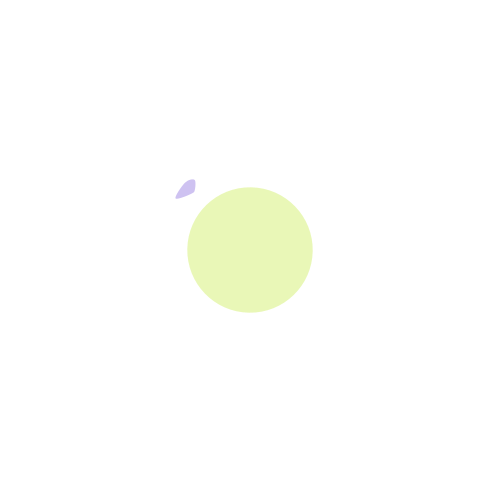
Frame 1 (no input)
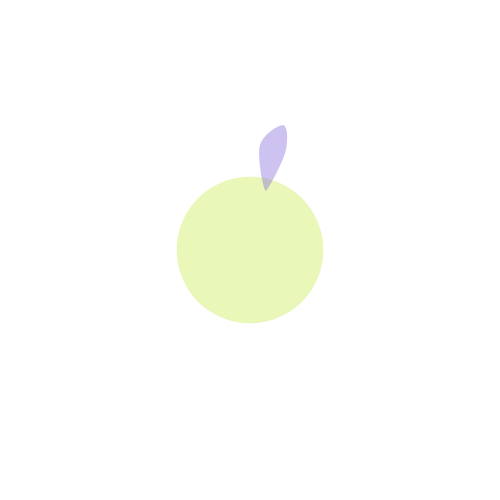
Frame 60 (the mouse pressed at the canvas centre just before this capture)
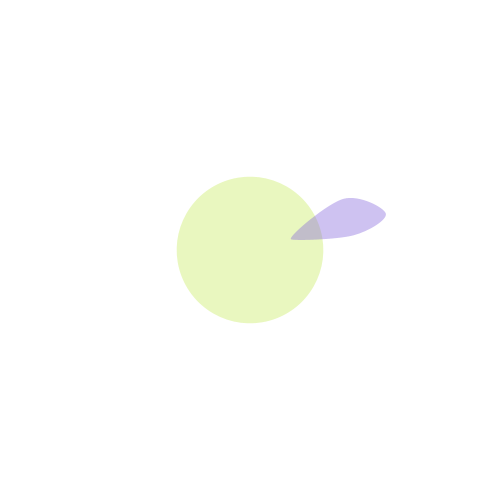
Frame 120 (the mouse held since frame 60 and released just before this capture)

The Processing sketch that drew these frames (run headless with seeded random() and noise(); from frame 60 on, the mouse is pressed at the canvas centre):

// Processing sketch: A_basic_motion
// ── A_basic_motion.pde
// set the default size of our circle
float circleSize = 100;

void setup() {
  size(500, 500);
  smooth();
}

void draw() {
  background(255);
  
  // use our function to draw the organism
  // in the middle of the screen
  drawOrganism(width/2, height/2);
}

/**
 * drawOrganism function
 * draws the organism on the screen based
 * on given x and y coordinates
 */
void drawOrganism(float x, float y) {

  // convert frame count from
  // degrees to radians
  float angle = radians(frameCount);
  
  // get the sin of the angle in radians
  float scale = sin(angle);
  
  // map the scale to a more useful range
  // https://processing.org/reference/map_.html
  scale = map(scale, -1, 1, 1, 1.5);
  
  // set a variable to be 1/100th of frameCount
  float f = frameCount*.01;
  
  
  // translate based on the given x and y coords
  translate(x, y);
  // scale based on the scale value
  scale(scale);
  // now rotate based on the frameCount
  rotate(angle);
  
  // set style settings
  noStroke();
  fill(200, 234, noise(f, x, y)*189, 100);
  
  // draw main circle
  ellipse(0, 0, circleSize, circleSize);
  
  // offset 50 px on both axis 
  translate(-50, -50);
  
  // change fill
  fill(129, 100, 220, 100);
  
  // draw random curve shape
  beginShape();
    // start at 0, 0
    curveVertex(0, 0);
    
    // use noise function to generate coordinates
    // https://processing.org/reference/noise_.html
    curveVertex(noise(x, f)*50, noise(y, f)*50);
    curveVertex(-noise(f, x)*40, noise(f, y)*40);
    curveVertex(-noise(y, f)*30, -noise(x, f)*30);
    curveVertex(noise(f, y)*20, -noise(f, x)*20);
    curveVertex(noise(x, f)*50, noise(y, f)*50);
    
    // end at 0, 0
    curveVertex(0, 0);
  endShape(CLOSE);
  
}
